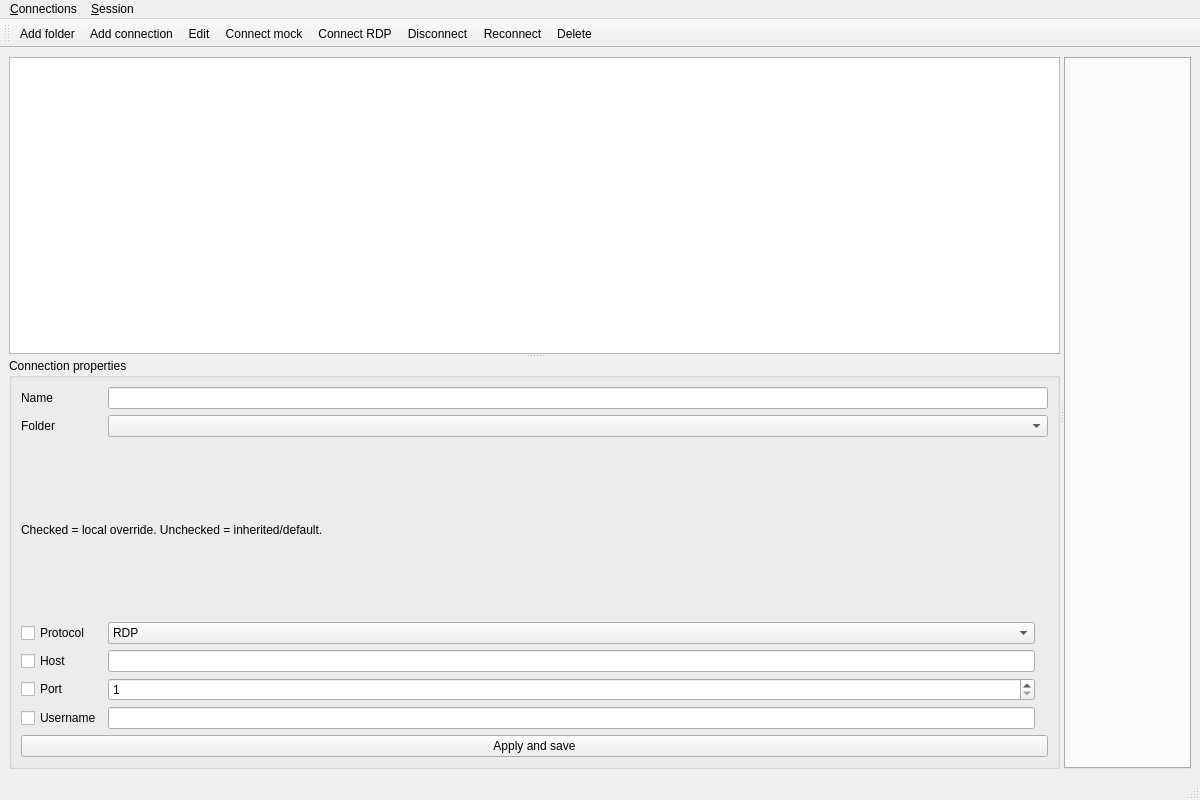
<?xml version="1.0" encoding="UTF-8"?>
<ui version="4.0">
 <class>MainWindow</class>
 <widget class="QMainWindow" name="MainWindow">
  <property name="geometry"><rect><x>0</x><y>0</y><width>1200</width><height>800</height></rect></property>
  <property name="windowTitle"><string>RemoteManager</string></property>
  <widget class="QWidget" name="centralwidget">
   <layout class="QVBoxLayout" name="mainLayout">
    <item><widget class="QSplitter" name="mainSplitter">
     <property name="orientation"><enum>Qt::Horizontal</enum></property>
     <widget class="QSplitter" name="sideSplitter">
      <property name="orientation"><enum>Qt::Vertical</enum></property>
      <widget class="QTreeWidget" name="connectionTree"><property name="headerHidden"><bool>true</bool></property><column><property name="text"><string>Connections</string></property></column></widget>
      <widget class="QGroupBox" name="propertiesGroup">
       <property name="title"><string>Connection properties</string></property>
       <layout class="QGridLayout" name="propertiesLayout">
        <item row="0" column="0"><widget class="QLabel" name="nameLabel"><property name="text"><string>Name</string></property></widget></item>
        <item row="0" column="1" colspan="2"><widget class="QLineEdit" name="nameEdit"/></item>
        <item row="1" column="0"><widget class="QLabel" name="parentLabel"><property name="text"><string>Folder</string></property></widget></item>
        <item row="1" column="1" colspan="2"><widget class="QComboBox" name="parentCombo"/></item>
        <item row="2" column="0" colspan="3"><widget class="QLabel" name="inheritanceHint"><property name="text"><string>Checked = local override. Unchecked = inherited/default.</string></property><property name="wordWrap"><bool>true</bool></property></widget></item>
        <item row="3" column="0"><widget class="QCheckBox" name="protocolOverride"><property name="text"><string>Protocol</string></property></widget></item>
        <item row="3" column="1"><widget class="QComboBox" name="protocolCombo"><item><property name="text"><string>RDP</string></property></item><item><property name="text"><string>SSH</string></property></item><item><property name="text"><string>VNC</string></property></item></widget></item>
        <item row="3" column="2"><widget class="QLabel" name="protocolSource"/></item>
        <item row="4" column="0"><widget class="QCheckBox" name="hostOverride"><property name="text"><string>Host</string></property></widget></item>
        <item row="4" column="1"><widget class="QLineEdit" name="hostEdit"/></item>
        <item row="4" column="2"><widget class="QLabel" name="hostSource"/></item>
        <item row="5" column="0"><widget class="QCheckBox" name="portOverride"><property name="text"><string>Port</string></property></widget></item>
        <item row="5" column="1"><widget class="QSpinBox" name="portSpin"><property name="minimum"><number>1</number></property><property name="maximum"><number>65535</number></property></widget></item>
        <item row="5" column="2"><widget class="QLabel" name="portSource"/></item>
        <item row="6" column="0"><widget class="QCheckBox" name="usernameOverride"><property name="text"><string>Username</string></property></widget></item>
        <item row="6" column="1"><widget class="QLineEdit" name="usernameEdit"/></item>
        <item row="6" column="2"><widget class="QLabel" name="usernameSource"/></item>
        <item row="7" column="0" colspan="3"><widget class="QPushButton" name="saveButton"><property name="text"><string>Apply and save</string></property></widget></item>
       </layout>
      </widget>
     </widget>
     <widget class="QTabWidget" name="sessionTabs"><property name="tabsClosable"><bool>true</bool></property><property name="movable"><bool>true</bool></property></widget>
    </widget></item>
   </layout>
  </widget>
  <widget class="QMenuBar" name="menubar">
   <widget class="QMenu" name="connectionsMenu"><property name="title"><string>&amp;Connections</string></property><addaction name="actionAddFolder"/><addaction name="actionAddConnection"/><addaction name="actionEdit"/><addaction name="actionDelete"/><addaction name="separator"/><addaction name="actionQuit"/></widget>
   <widget class="QMenu" name="sessionMenu"><property name="title"><string>&amp;Session</string></property><addaction name="actionConnectMock"/><addaction name="actionConnectRdp"/><addaction name="actionDisconnect"/><addaction name="actionReconnect"/></widget>
   <addaction name="connectionsMenu"/><addaction name="sessionMenu"/>
  </widget>
  <widget class="QToolBar" name="mainToolbar"><property name="windowTitle"><string>Connections</string></property><attribute name="toolBarArea"><enum>TopToolBarArea</enum></attribute><addaction name="actionAddFolder"/><addaction name="actionAddConnection"/><addaction name="actionEdit"/><addaction name="actionConnectMock"/><addaction name="actionConnectRdp"/><addaction name="actionDisconnect"/><addaction name="actionReconnect"/><addaction name="actionDelete"/></widget>
  <widget class="QStatusBar" name="statusbar"/>
  <action name="actionAddFolder"><property name="text"><string>Add folder</string></property></action>
  <action name="actionAddConnection"><property name="text"><string>Add connection</string></property></action>
  <action name="actionEdit"><property name="text"><string>Edit</string></property></action>
  <action name="actionConnectMock"><property name="text"><string>Connect mock</string></property></action>
  <action name="actionConnectRdp"><property name="text"><string>Connect RDP</string></property></action>
  <action name="actionDisconnect"><property name="text"><string>Disconnect</string></property></action>
  <action name="actionReconnect"><property name="text"><string>Reconnect</string></property></action>
  <action name="actionDelete"><property name="text"><string>Delete</string></property></action>
  <action name="actionQuit"><property name="text"><string>Quit</string></property></action>
 </widget>
 <resources/>
 <connections/>
</ui>
